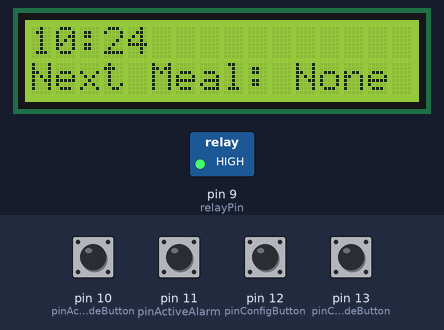
Bench run of a sketch on a simulated Arduino Uno, built with avr-gcc and run on an emulated ATmega328P. Parts: 16×2 character LCD, switched loads named in the sketch (green lamp = pin HIGH). The inputs (shaded band) are chosen by the test bench; at power-on: pin 10 (pinActiveConfigModeButton), pin 11 (pinActiveAlarm), pin 12 (pinConfigButton), pin 13 (pinChangeModeButton) HIGH. The local clock reads 2024-03-15 10:24:30 at power-on unless the sketch sets it.

Above: at 1.2 s.
1.3 s: pin 13 (pinChangeModeButton) pulled LOW for 0.15 s
At 2.6 s:
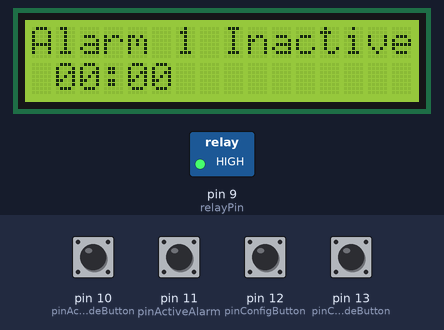
2.9 s: pin 10 (pinActiveConfigModeButton) pulled LOW for 0.15 s
At 3.7 s:
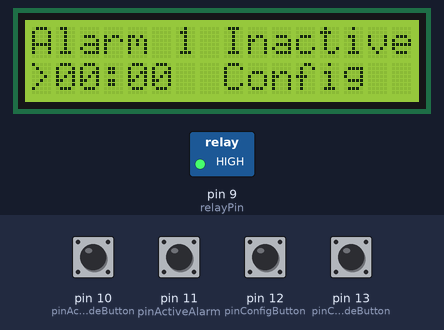
4.5 s: pin 13 (pinChangeModeButton) pulled LOW for 1 s
At 6.3 s:
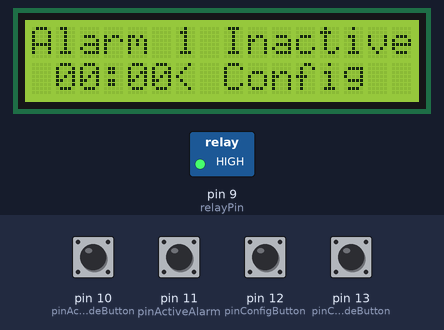
7.0 s: pin 11 (pinActiveAlarm) pulled LOW for 0.15 s
At 8.2 s:
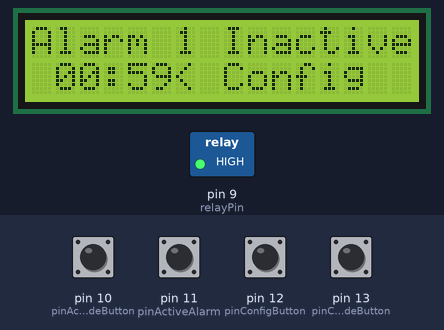
8.6 s: pin 12 (pinConfigButton) pulled LOW for 0.15 s
At 9.3 s:
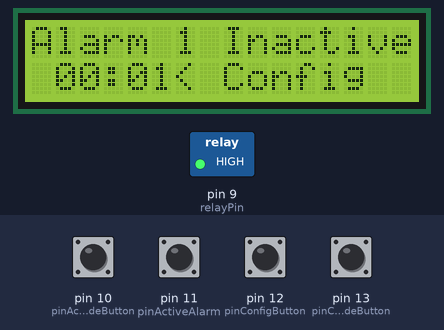
10.2 s: pin 10 (pinActiveConfigModeButton) pulled LOW for 1 s
At 11.5 s:
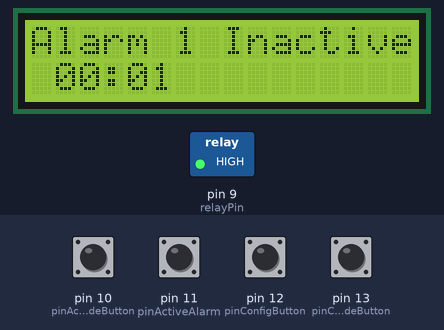
Timing chart, 0 to 13.2 s (numbered marks = the images above; inputs shaded):
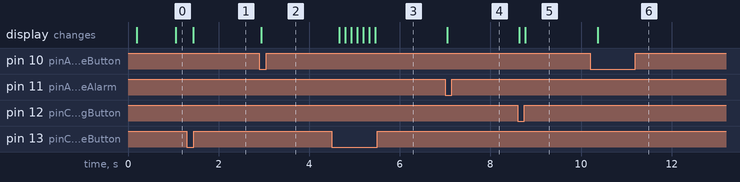

Measured:
- after the input at 1.3 s, the display: changes after 0.14 s (image 1)
- after the input at 2.9 s, the display: changes at once (image 2)
- after the input at 4.5 s, the display: changes after 0.16 s (image 3)
- after the input at 7.0 s, the display: changes after 0.05 s (image 4)
- after the input at 8.6 s, the display: first changes at once (image 5 shows a later state)
- after the input at 10.2 s, the display: changes after 0.17 s (image 6)

The sketch:

CatFeeder.ino
```cpp
#include <LiquidCrystal_I2C.h>
#include <Wire.h>
#include "Alarm.h"
#include <RTClib.h>
#include "ButtonB.h"
#include "ButtonD.h"
#include "ButtonC.h"
#include "ButtonA.h"
#include "relay.cpp"
#define LCD_ADDRESS 0x3F
#define LCD_COLUMNS 16
#define LCD_ROWS 2

#define pinChangeModeButton 13
#define pinConfigButton 12
#define pinActiveAlarm 11
#define pinActiveConfigModeButton 10

#define relayPin 9
bool configButtonState;

RTC_DS1307 rtc;
LiquidCrystal_I2C lcd(LCD_ADDRESS, LCD_COLUMNS, LCD_ROWS);
Relay motorRelay(relayPin, LOW);

ButtonB buttonB(pinActiveAlarm);
ButtonC buttonC(pinChangeModeButton);
ButtonD buttonD(pinActiveConfigModeButton);
ButtonA buttonA(pinConfigButton);

Alarm alarms[5];
uint8_t currentAlarmIndex = 0;
uint8_t currentModeIndex = 0;
uint8_t portionAmount = 0;
bool configState = false;

void setup() {
  buttonB.setPinMode();
  buttonD.setPinMode();
  buttonC.setPinMode();
  buttonA.setPinMode();
  motorRelay.setPinMode();
  pinMode(pinConfigButton, INPUT_PULLUP);
  lcd.init();
  lcd.backlight();
  lcd.clear();
  initializeAlarms();
  Serial.begin(9600);
#ifndef ESP8266
  while (!Serial);  // wait for serial port to connect. Needed for native USB
#endif

  if (!rtc.begin()) {
    Serial.println("Couldn't find RTC");
    Serial.flush();
    while (1) delay(10);
  }

  if (!rtc.isrunning()) {
    Serial.println("RTC is NOT running, let's set the time!");

    rtc.adjust(DateTime(F(__DATE__), F(__TIME__)));
  }
}

void loop() {
  delay(100);
  DateTime now = rtc.now();
  displayConfigMode();
  if (!configState) {
    handleUserModeChange();
    handleUserConfigChange();
    handleUserActiveAlarm();
    handleDisplayMode(now);
    checkForAlarmTime();
  } else {
    handleUserInputForAlarm();
    displayAlarmInfo();
  }
}

void initializeAlarms() {
  for (uint8_t i = 0; i < 5; i++) {
    alarms[i] = Alarm();
  }
}

void displayAlarmInfo() {
  lcd.setCursor(0, 0);
  lcd.print("Alarm ");
  lcd.print(currentAlarmIndex + 1);

  lcd.setCursor(8, 0);
  if (alarms[currentAlarmIndex].getIsAlarmActive()) {
    lcd.print("Active  ");
  } else {

    lcd.print("Inactive");
  }

  if (configState) {
    if (alarms[currentAlarmIndex].getConfigMode()) {
      lcd.setCursor(6, 1);
      lcd.print(" ");
      lcd.setCursor(0, 1);
      lcd.print(">");
    } else {
      lcd.setCursor(0, 1);
      lcd.print(" ");
      lcd.setCursor(6, 1);
      lcd.print("<");
    }
  } else {
    lcd.setCursor(0, 1);
    lcd.print(" ");
    lcd.setCursor(6, 1);
    lcd.print(" ");
  }

  lcd.setCursor(1, 1);

  lcd.print(alarms[currentAlarmIndex].getFormattedHour());

  lcd.print(":");

  lcd.print(alarms[currentAlarmIndex].getFormattedMinute());

  lcd.setCursor(8, 1);
  if (configState) {
    lcd.print("Config");
  } else {
    lcd.print("          ");
  }
}

void checkForAlarmTime() {
  for (uint8_t i = 0; i < 5; i++) {
    if (alarms[i].getIsAlarmActive() && alarms[i].isAlarmTimeNow(rtc.now().hour(), rtc.now().minute())) {
      while (rtc.now().second() < portionAmount + 1) {
        Serial.println("Alarm:");
        Serial.print(i);
        Serial.print("is ringing");
        motorRelay.activate();
      }
      motorRelay.deactivate();
    }

  }
}

Alarm checkForNextAlarm() {
  Alarm closestAlarm;
  DateTime now = rtc.now();

  int closestTimeDifference = 9999;

  for (uint8_t i = 0; i < 5; i++) {
    if (alarms[i].getIsAlarmActive()) {
      int hourDifference = alarms[i].getAlarmHour() - now.hour();
      int minuteDifference = alarms[i].getAlarmMinute() - now.minute();
      if (hourDifference <= 0 && minuteDifference < 0) {
        hourDifference = 23 + hourDifference;
        if (minuteDifference <= 0) {
          minuteDifference = 60 + minuteDifference;
        }
      }

      int absoluteDifference = abs(hourDifference * 60 + minuteDifference);
      if (absoluteDifference < closestTimeDifference) {
        closestTimeDifference = absoluteDifference;
        closestAlarm = alarms[i];
      }
    }
  }


  return closestAlarm;
}


void displayNextAlarmAndTime(DateTime date) {

  lcd.setCursor(0, 1);
  lcd.print(F("Next Meal: "));
  Alarm nextAlarm = checkForNextAlarm();

  if (nextAlarm.isValid()) {
    lcd.print(nextAlarm.getFormattedHour());
    lcd.print(":");
    lcd.print(nextAlarm.getFormattedMinute());
  } else {
    lcd.print("None");
  }

  lcd.setCursor(0, 0);
  if (date.hour() < 10) {
    lcd.print("0");
  }
  lcd.print(date.hour());
  if (date.second() % 2 == 0) {
    lcd.print(" ");
  } else {
    lcd.print(":");
  }
  if (date.minute() < 10) {
    lcd.print("0");
  }
  lcd.print(date.minute());
}

void displayPortionAmount() {
  lcd.setCursor(0, 0);
  lcd.print(F("Portion size:"));
  lcd.print(F(" "));
  lcd.print(portionAmount);
}

void handleDisplayMode(DateTime date) {
  static uint8_t previousModeIndex = 255;

  if (currentModeIndex != previousModeIndex) {
    lcd.clear();
    previousModeIndex = currentModeIndex;
  }
  if (currentModeIndex == 0) {
    displayNextAlarmAndTime(date);
  } else if (currentModeIndex == 1) {
    displayAlarmInfo();
  } else {
    displayPortionAmount();
  }
}

void handleUserConfigChange() {
    configButtonState = digitalRead(pinConfigButton);
    if (configButtonState == LOW) {
      if (currentModeIndex == 1) {
        if (currentAlarmIndex < 4) {
          currentAlarmIndex++;
        } else {
          currentAlarmIndex = 0;
        }
      } else if (currentModeIndex == 2) {
        if (portionAmount < 5) {
          portionAmount++;
        } else {
          portionAmount = 0;
        }
      }
    }
  }

void handleUserModeChange() {
    currentModeIndex = buttonC.switchScreen(currentModeIndex);
  }

void handleUserActiveAlarm() {
  buttonB.activateAlarm(currentModeIndex, currentAlarmIndex, alarms);
}

void displayConfigMode() {
  configState = buttonD.switchToConfigMode(configState, currentModeIndex);
}

void handleUserInputForAlarm() {
  buttonC.toggleAlarmTimeUnit(currentAlarmIndex, alarms);
  buttonB.decreaseAlarmTime(currentAlarmIndex, alarms);
  buttonA.increaseAlarmTime(currentAlarmIndex, alarms);
}
```

Alarm.cpp
```cpp
#include <stdio.h>
#include <string.h>
#include "Alarm.h"
Alarm::Alarm() {
  this->alarmHour = 0;
  this->alarmMinute = 0;
  this->timeUnitIsHour = true;
  this->isAlarmActive = false;
  updateFormattedHour();
  updateFormattedMinute();
}

void Alarm::setAlarmHour(uint8_t hour) {
  this->alarmHour = hour;
}

void Alarm::setAlarmMinute(uint8_t minute) {
  this->alarmMinute = minute;
}

void Alarm::setIsAlarmActive(bool isAlarmActive) {
  this->isAlarmActive = isAlarmActive;
}

bool Alarm::getIsAlarmActive() {
  return this->isAlarmActive;
}


uint8_t Alarm::getAlarmHour() {
  return this->alarmHour;
}

uint8_t Alarm::getAlarmMinute() {
  return this->alarmMinute;
}

const char* Alarm::getFormattedHour() {
  return this->formattedHour;
}

void Alarm::updateFormattedHour() {
  sprintf(this->formattedHour, "%02d", this->alarmHour);
}

const char* Alarm::getFormattedMinute() {
  return formattedMinute;
}

void Alarm::updateFormattedMinute() {
  sprintf(formattedMinute, "%02d", this->alarmMinute);
}

bool Alarm::isAlarmTimeNow(uint8_t hour, uint8_t minute) {
  return this->alarmHour == hour && this->alarmMinute == minute;
}

bool Alarm::getConfigMode() {
  return this->timeUnitIsHour;
}

void Alarm::toggleConfigMode() {
  this->timeUnitIsHour = !this->timeUnitIsHour;
}

void Alarm::toggleIsAlarmActive() {
  this->isAlarmActive = !this->isAlarmActive;
}

void Alarm::timeIncrementManager() {
  if (getConfigMode()) {
    increaseAlarmHour();
  } else {
    increaseAlarmMinute();
  }
}
void Alarm::timeDecreaseManager() {
  if (getConfigMode()) {
    decreaseAlarmHour();
  } else {
    decreaseAlarmMinute();
  }
}

void Alarm::increaseAlarmHour() {
  if (this->alarmHour == 23) {
    this->alarmHour = 0;
    updateFormattedHour();
  } else {
    this->alarmHour++;
    updateFormattedHour();
  }
}

void Alarm::increaseAlarmMinute() {
  if (this->alarmMinute == 59) {
    this->alarmMinute = 0;
  } else {
    this->alarmMinute++;
  }
  updateFormattedMinute();
}

void Alarm::decreaseAlarmHour() {
  if (this->alarmHour == 0) {
    this->alarmHour = 23;
    updateFormattedHour();
  } else {
    this->alarmHour--;
    updateFormattedHour();
  }
}

void Alarm::decreaseAlarmMinute() {
  if (this->alarmMinute == 0) {
    this->alarmMinute = 59;
  } else {
    this->alarmMinute--;
  }
  updateFormattedMinute();
}


bool Alarm::isValid() {
  return (getIsAlarmActive() && (getAlarmHour() >= 0 && alarmHour < 24) && (getAlarmMinute() >= 0 && getAlarmMinute() < 60));
}
```

Alarm.h
```cpp
#ifndef Alarm_h
#define Alarm_h

#include "Arduino.h"

class Alarm {
public:
  Alarm();
  void setAlarmHour(uint8_t hour);
  void setAlarmMinute(uint8_t minute);
  void setIsAlarmActive(bool isAlarmActive);
  bool getIsAlarmActive();
  uint8_t getAlarmHour();
  uint8_t getAlarmMinute();
  const char* getFormattedHour();
  void updateFormattedHour();
  const char* getFormattedMinute();
  void updateFormattedMinute();
  bool isAlarmTimeNow(uint8_t hour, uint8_t minute);
  bool getConfigMode();
  void toggleConfigMode();
  void toggleIsAlarmActive();
  void timeIncrementManager();
  void timeDecreaseManager();
  void increaseAlarmHour();
  void increaseAlarmMinute();
  void decreaseAlarmHour();
  void decreaseAlarmMinute();
  bool isValid();
private:
  uint8_t alarmHour;
  uint8_t alarmMinute;
  bool timeUnitIsHour;
  bool isAlarmActive;
  char formattedHour[3];
  char formattedMinute[3];
};


#endif
```

Button.cpp
```cpp
#include "Arduino.h"
#include "Button.h"

Button::Button(const unsigned char pin) {
  this->pin = pin;
  this->isButtonPressed = false;
}

unsigned char pin;  // current PIN
bool isButtonPressed;


bool Button::getButtonState() {
  return digitalRead(this->pin);
}

void Button::setPinMode() {
  pinMode(this->pin, INPUT_PULLUP);
}
void Button::setIsButtonPressed(bool state) {
  this->isButtonPressed = state;
}
bool Button::isPressed() {
  return this->isButtonPressed;
}
```

Button.h
```cpp
#ifndef Button_H
#define Button_H

#include "Arduino.h"

class Button {
private:
  unsigned char pin;     // current PIN
  bool isButtonPressed;  // To check if the button is being pressed

public:
  Button(const unsigned char pin);

  bool getButtonState();
  void setPinMode();
  bool isPressed();
  void setIsButtonPressed(bool state);
};

#endif
```

ButtonA.cpp
```cpp
#include "Arduino.h"
#include "Alarm.h"
#include "ButtonA.h"
#include "Button.h"

ButtonA::ButtonA(const unsigned char pin)
  : Button(pin) {}

void ButtonA::increaseAlarmTime(uint8_t currentAlarmIndex, Alarm *alarms) {
  if (!getButtonState() && !isPressed()) {
    alarms[currentAlarmIndex].timeIncrementManager();
  }
}
```

ButtonA.h
```cpp
#ifndef ButtonA_H
#define ButtonA_H

#include "Button.h"
#include "Alarm.h"

class ButtonA : public Button {
public:
  ButtonA(const unsigned char pin);

  void increaseAlarmTime(uint8_t currentAlarmIndex, Alarm *alarms);
};

#endif
```

ButtonB.cpp
```cpp
#include "Arduino.h"
#include "Alarm.h"
#include "ButtonB.h"
#include "Button.h"

ButtonB::ButtonB(const unsigned char pin)
  : Button(pin) {}

void ButtonB::activateAlarm(uint8_t currentModeIndex, uint8_t currentAlarmIndex, Alarm *alarms) {
  if (!getButtonState() && currentModeIndex == 1 && !isPressed()) {
    alarms[currentAlarmIndex].toggleIsAlarmActive();
    setIsButtonPressed(true);
  } else if (getButtonState()) {
    setIsButtonPressed(false);
  }
}
void ButtonB::decreaseAlarmTime(uint8_t currentAlarmIndex, Alarm *alarms) {
  if (!getButtonState() && !isPressed()) {
    alarms[currentAlarmIndex].timeDecreaseManager();
  }
}
```

ButtonB.h
```cpp
#ifndef ButtonB_H
#define ButtonB_H

#include "Button.h"
#include "Alarm.h"

class ButtonB : public Button {
public:
  ButtonB(const unsigned char pin);

  void activateAlarm(uint8_t currentModeIndex, uint8_t currentAlarmIndex, Alarm *alarms);
  void decreaseAlarmTime(uint8_t currentAlarmIndex, Alarm *alarms);
};

#endif
```

ButtonC.cpp
```cpp
#include "Arduino.h"
#include "Alarm.h"
#include "ButtonC.h"
#include "Button.h"

ButtonC::ButtonC(const unsigned char pin)
  : Button(pin) {}

uint8_t ButtonC::switchScreen(uint8_t currentModeIndex) {
  if (!getButtonState() && !isPressed()) {
    setIsButtonPressed(true);
    if (currentModeIndex < 2) {
      currentModeIndex++;
    } else {
      currentModeIndex = 0;
    }
  } else if (getButtonState()) {
    setIsButtonPressed(false);
  }
  return currentModeIndex;
}

void ButtonC::toggleAlarmTimeUnit(uint8_t currentAlarmIndex, Alarm *alarms) {
  if (!getButtonState() && !isPressed()) {
    alarms[currentAlarmIndex].toggleConfigMode();
  }
}
```

ButtonC.h
```cpp
#ifndef ButtonC_H
#define ButtonC_H

#include "Button.h"
#include "Alarm.h"

class ButtonC : public Button {
public:
  ButtonC(const unsigned char pin);

  uint8_t ButtonC::switchScreen(uint8_t currentModeIndex);
  void ButtonC::toggleAlarmTimeUnit(uint8_t currentAlarmIndex, Alarm *alarms);
};

#endif
```

ButtonD.cpp
```cpp
#include "Arduino.h"
#include "Alarm.h"
#include "ButtonD.h"
#include "Button.h"

ButtonD::ButtonD(const unsigned char pin)
  : Button(pin) {}

bool ButtonD::switchToConfigMode(bool isInConfigMode, uint8_t currentModeIndex) {
  if (!getButtonState() && currentModeIndex == 1 && !isPressed()) {
    setIsButtonPressed(true);
    return !isInConfigMode;

  } else if (getButtonState()) {
    setIsButtonPressed(false);
  }
  return isInConfigMode;
}
```

ButtonD.h
```cpp
#ifndef ButtonD_H
#define ButtonD_H

#include "Button.h"
#include "Alarm.h"

class ButtonD : public Button {
public:
  ButtonD(const unsigned char pin);

  bool switchToConfigMode(bool isInConfigMode, uint8_t currentModeIndex);
};

#endif
```

Display.cpp
```cpp

```

Relay.cpp
```cpp
#include <Arduino.h>

class Relay {
  private:
    unsigned char pin;
    unsigned char activation;
    volatile unsigned char state;
  public:
    Relay(const unsigned char pin, const unsigned char activation) {
      this->pin = pin;
      this->activation = activation;
      this->deactivate();
    }
    void activate() {
      this->state = this->activation;
      digitalWrite(this->pin, this->state);
    }
    void deactivate() {
      this->state = !(this->activation);
      digitalWrite(this->pin, this->state);
    }

    void setPinMode() {
      pinMode(this->pin, OUTPUT);
    }
};
```
